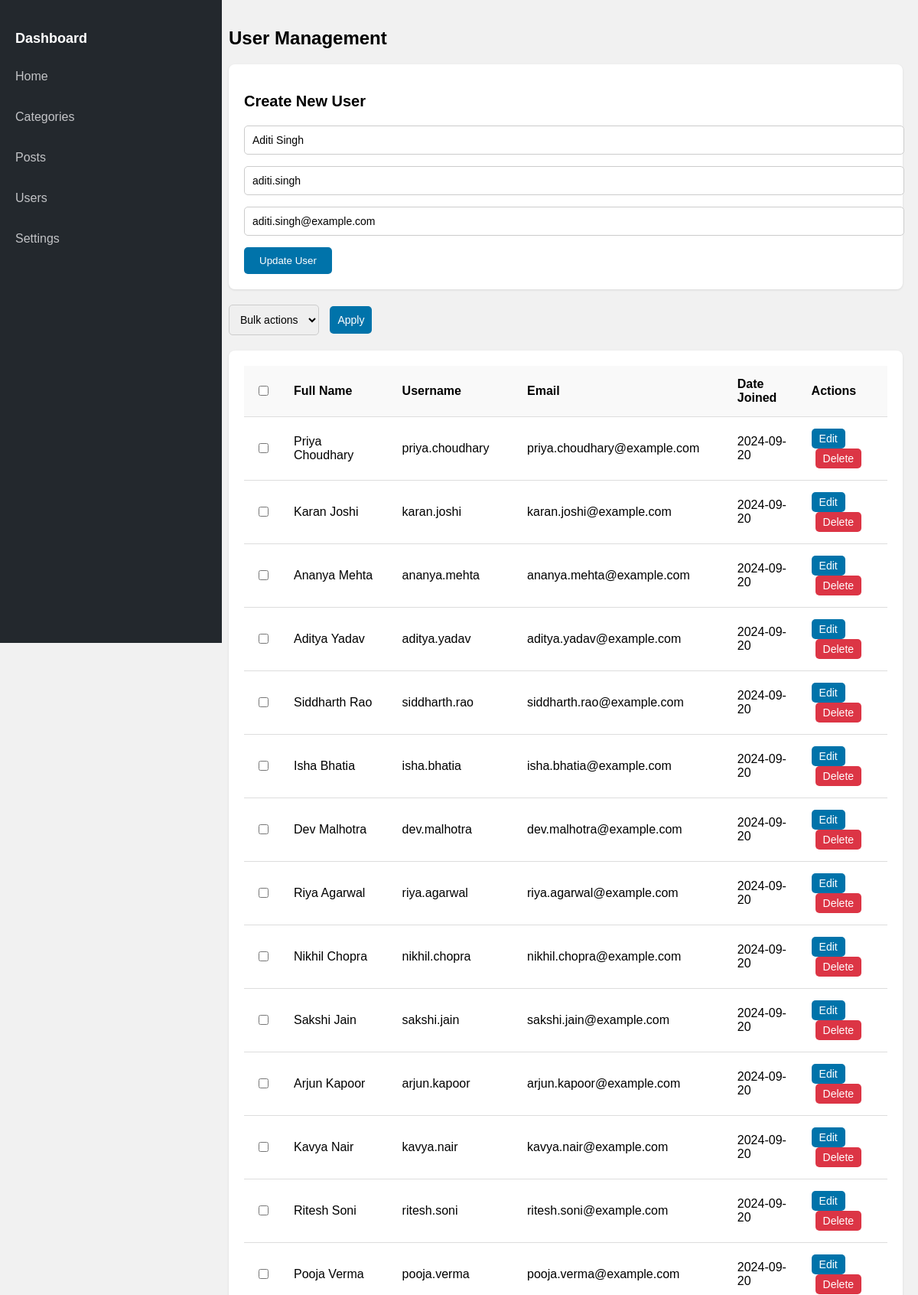
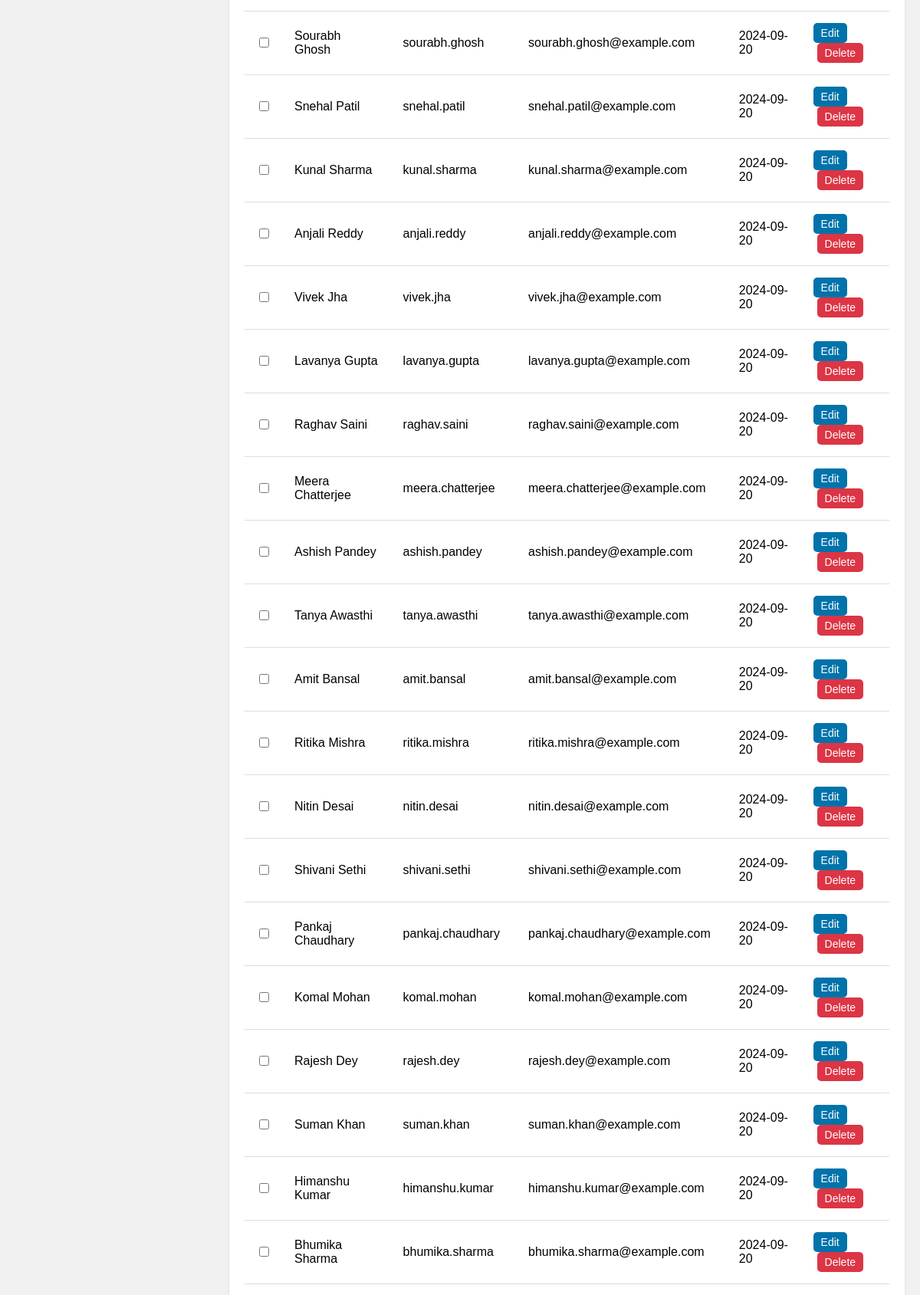
Page /users/edit/4700/ (upper part) on the committed database (2 pictures, top to bottom).
### wpblog/models.py (models this page shows, shortened)
class User(models.Model):
    name = models.CharField(max_length=100)
    username = models.CharField(max_length=50, unique=True)
    email = models.EmailField(unique=True)
    created_at = models.DateTimeField(auto_now_add=True)

### wpblog/views.py (the view)
# urls.py: path('users/edit/<int:user_id>/',views.edituser),
def edituser(request,user_id):
    user = get_object_or_404(User, id=user_id)
    users = User.objects.all()
    if request.method == "POST":
        user.name = request.POST.get('name')
        user.username = request.POST.get('username')
        user.email = request.POST.get('email')
        user.save()
        return redirect('/users')
    return render(request,"edituser.html",{"users": users, "iuser": user})

### templates/edituser.html (shortened to what this page needs)
<!DOCTYPE html>
<html lang="en">
<head>
</head>
<body>
    <div class="sidebar">
      <h2>Dashboard</h2>
      <ul>
        <li><a href="/home">Home</a></li>
        <li><a href="/category">Categories</a></li>
        <li><a href="/posts">Posts</a></li>
        <li><a href="/users">Users</a></li>
       <li><a href="/settings">Settings</a></li>
      </ul>
    </div>
    <div class="content">
      <h1>User Management</h1>
      <div class="form-container">
        <h2>Create New User</h2>
        <form id="createUserForm" action="" method="post">
          <input name="name" value="{{iuser.name}}" type="text" placeholder="Full Name" required />
          <input name="username" value="{{iuser.username}}" type="text" placeholder="Username" required />
          <input name="email" value="{{iuser.email}}" type="email" placeholder="Email Address" required />
          <button type="submit">Update User</button>
        </form>
      </div>
      <div class="bulk-actions">
        <select id="bulkActionSelect">
          <option>Bulk actions</option>
        </select>
        <button id="apply-btn">Apply</button>
      </div>
      <div class="table-container">
        <table>
          <thead>
            <tr>
              <th><input id="selectAll" type="checkbox" /></th>
              <th>Full Name</th>
              <th>Username</th>
              <th>Email</th>
              <th>Date Joined</th>
              <th>Actions</th>
            </tr>
          </thead>
          <tbody>
            {% if users %}
              {% for user in users %}
              {% if not user.id == iuser.id %}
                <tr>
                  <td><input value="{{ user.id }}" class="itemCheckbox" name="options" type="checkbox" /></td>
                  <td>{{ user.name }}</td>
                  <td>{{ user.username }}</td>
                  <td>{{ user.email }}</td>
                  <td>{{ user.created_at|date:"Y-m-d" }}</td>
                  <td>
                    <button class="action-button edit-button" onclick="window.location.href='/users/edit/{{ user.id }}'">Edit</button>
                    <button class="action-button delete-button" onclick="deleteUser([{{ user.id }}])">Delete</button>
                  </td>
                </tr>
            {% endif %}
              {% endfor %}
            {% else %}
              <tr>
                <td colspan="5">No users available.</td>
              </tr>
            {% endif %}
          </tbody>
        </table>
      </div>
    </div>
</body>
</html>

### templates/edituser.html (style rules this page uses)
body { font-family: Arial, sans-serif; background-color: #f1f1f1; margin: 0; display: flex; }
.sidebar { background-color: #23282d; width: 250px; height: 100vh; color: #fff; padding: 20px; position: fixed; }
.sidebar h2 { font-size: 18px; margin: 20px 0; }
.sidebar ul { list-style: none; padding: 0; }
.sidebar ul li { margin: 15px 0; }
.sidebar ul li a { color: #c3c4c7; text-decoration: none; font-size: 16px; display: block; padding: 10px 0; }
.content { margin-left: 279px; padding: 20px; width: calc(100% - 250px); }
.content h1 { font-size: 24px; margin-bottom: 20px; }
.form-container { background-color: #fff; padding: 20px; box-shadow: 0 1px 3px rgba(0, 0, 0, 0.1); border-radius: 8px; margin-bottom: 20px; }
.form-container h2 { font-size: 20px; margin-bottom: 20px; }
.form-container input[type='text'], .form-container input[type='email'] { width: 100%; padding: 10px; margin-bottom: 15px; border: 1px solid #ccc; border-radius: 5px; font-size: 14px; }
.form-container button { padding: 10px 20px; background-color: #0073aa; color: #fff; border: none; border-radius: 5px; cursor: pointer; }
.content .table-container { background-color: #fff; padding: 20px; box-shadow: 0 1px 3px rgba(0, 0, 0, 0.1); border-radius: 8px; }
table { width: 100%; border-collapse: collapse; margin-bottom: 20px; }
table th, table td { padding: 15px; text-align: left; border-bottom: 1px solid #ddd; }
table th { background-color: #f9f9f9; font-weight: bold; }
.bulk-actions { margin-bottom: 20px; }
.bulk-actions select, .bulk-actions button { padding: 10px; border: 1px solid #ccc; border-radius: 5px; font-size: 14px; }
.bulk-actions button { background-color: #0073aa; color: #fff; border: none; margin-left: 10px; }
.action-button { padding: 5px 10px; border: none; border-radius: 5px; cursor: pointer; font-size: 14px; }
.edit-button { background-color: #0073aa; color: #fff; }
.delete-button { background-color: #dc3545; color: #fff; margin-left: 5px; }

### rows in the picture
User: name "Aditi Singh", username "aditi.singh", email "aditi.singh@example.com"
User: name "Priya Choudhary", username "priya.choudhary", email "priya.choudhary@example.com", created_at "2024-09-20"
User: name "Karan Joshi", username "karan.joshi", email "karan.joshi@example.com", created_at "2024-09-20"
User: name "Ananya Mehta", username "ananya.mehta", email "ananya.mehta@example.com", created_at "2024-09-20"
User: name "Aditya Yadav", username "aditya.yadav", email "aditya.yadav@example.com", created_at "2024-09-20"
User: name "Siddharth Rao", username "siddharth.rao", email "siddharth.rao@example.com", created_at "2024-09-20"
User: name "Isha Bhatia", username "isha.bhatia", email "isha.bhatia@example.com", created_at "2024-09-20"
User: name "Dev Malhotra", username "dev.malhotra", email "dev.malhotra@example.com", created_at "2024-09-20"
User: name "Riya Agarwal", username "riya.agarwal", email "riya.agarwal@example.com", created_at "2024-09-20"
User: name "Nikhil Chopra", username "nikhil.chopra", email "nikhil.chopra@example.com", created_at "2024-09-20"
User: name "Sakshi Jain", username "sakshi.jain", email "sakshi.jain@example.com", created_at "2024-09-20"
User: name "Arjun Kapoor", username "arjun.kapoor", email "arjun.kapoor@example.com", created_at "2024-09-20"
User: name "Kavya Nair", username "kavya.nair", email "kavya.nair@example.com", created_at "2024-09-20"
User: name "Ritesh Soni", username "ritesh.soni", email "ritesh.soni@example.com", created_at "2024-09-20"
User: name "Pooja Verma", username "pooja.verma", email "pooja.verma@example.com", created_at "2024-09-20"
User: name "Sourabh Ghosh", username "sourabh.ghosh", email "sourabh.ghosh@example.com", created_at "2024-09-20"
User: name "Snehal Patil", username "snehal.patil", email "snehal.patil@example.com", created_at "2024-09-20"
User: name "Kunal Sharma", username "kunal.sharma", email "kunal.sharma@example.com", created_at "2024-09-20"
User: name "Anjali Reddy", username "anjali.reddy", email "anjali.reddy@example.com", created_at "2024-09-20"
User: name "Vivek Jha", username "vivek.jha", email "vivek.jha@example.com", created_at "2024-09-20"
User: name "Lavanya Gupta", username "lavanya.gupta", email "lavanya.gupta@example.com", created_at "2024-09-20"
User: name "Raghav Saini", username "raghav.saini", email "raghav.saini@example.com", created_at "2024-09-20"
User: name "Meera Chatterjee", username "meera.chatterjee", email "meera.chatterjee@example.com", created_at "2024-09-20"
User: name "Ashish Pandey", username "ashish.pandey", email "ashish.pandey@example.com", created_at "2024-09-20"
User: name "Tanya Awasthi", username "tanya.awasthi", email "tanya.awasthi@example.com", created_at "2024-09-20"
User: name "Amit Bansal", username "amit.bansal", email "amit.bansal@example.com", created_at "2024-09-20"
User: name "Ritika Mishra", username "ritika.mishra", email "ritika.mishra@example.com", created_at "2024-09-20"
User: name "Nitin Desai", username "nitin.desai", email "nitin.desai@example.com", created_at "2024-09-20"
User: name "Shivani Sethi", username "shivani.sethi", email "shivani.sethi@example.com", created_at "2024-09-20"
User: name "Pankaj Chaudhary", username "pankaj.chaudhary", email "pankaj.chaudhary@example.com", created_at "2024-09-20"
User: name "Komal Mohan", username "komal.mohan", email "komal.mohan@example.com", created_at "2024-09-20"
User: name "Rajesh Dey", username "rajesh.dey", email "rajesh.dey@example.com", created_at "2024-09-20"
User: name "Suman Khan", username "suman.khan", email "suman.khan@example.com", created_at "2024-09-20"
User: name "Himanshu Kumar", username "himanshu.kumar", email "himanshu.kumar@example.com", created_at "2024-09-20"
User: name "Bhumika Sharma", username "bhumika.sharma", email "bhumika.sharma@example.com", created_at "2024-09-20"
